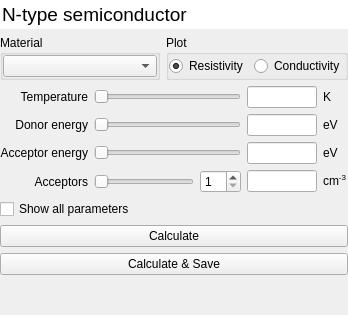
     <widget class="QFrame" name="n_type_frame">
      <layout class="QVBoxLayout" name="n_vertical_layout">
       <property name="leftMargin">
        <number>0</number>
       </property>
       <property name="topMargin">
        <number>0</number>
       </property>
       <property name="rightMargin">
        <number>0</number>
       </property>
       <property name="bottomMargin">
        <number>0</number>
       </property>
       <item>
        <widget class="QLineEdit" name="n_type_title">
         <property name="palette">
          <palette>
           <active>
            <colorrole role="WindowText">
             <brush brushstyle="SolidPattern">
              <color alpha="255">
               <red>0</red>
               <green>0</green>
               <blue>0</blue>
              </color>
             </brush>
            </colorrole>
            <colorrole role="Button">
             <brush brushstyle="SolidPattern">
              <color alpha="255">
               <red>212</red>
               <green>212</green>
               <blue>212</blue>
              </color>
             </brush>
            </colorrole>
            <colorrole role="Light">
             <brush brushstyle="SolidPattern">
              <color alpha="255">
               <red>255</red>
               <green>255</green>
               <blue>255</blue>
              </color>
             </brush>
            </colorrole>
            <colorrole role="Midlight">
             <brush brushstyle="SolidPattern">
              <color alpha="255">
               <red>233</red>
               <green>233</green>
               <blue>233</blue>
              </color>
             </brush>
            </colorrole>
            <colorrole role="Dark">
             <brush brushstyle="SolidPattern">
              <color alpha="255">
               <red>106</red>
               <green>106</green>
               <blue>106</blue>
              </color>
             </brush>
            </colorrole>
            <colorrole role="Mid">
             <brush brushstyle="SolidPattern">
              <color alpha="255">
               <red>141</red>
               <green>141</green>
               <blue>141</blue>
              </color>
             </brush>
            </colorrole>
            <colorrole role="Text">
             <brush brushstyle="SolidPattern">
              <color alpha="255">
               <red>0</red>
               <green>0</green>
               <blue>0</blue>
              </color>
             </brush>
            </colorrole>
            <colorrole role="BrightText">
             <brush brushstyle="SolidPattern">
              <color alpha="255">
               <red>255</red>
               <green>255</green>
               <blue>255</blue>
              </color>
             </brush>
            </colorrole>
            <colorrole role="ButtonText">
             <brush brushstyle="SolidPattern">
              <color alpha="255">
               <red>0</red>
               <green>0</green>
               <blue>0</blue>
              </color>
             </brush>
            </colorrole>
            <colorrole role="Base">
             <brush brushstyle="SolidPattern">
              <color alpha="255">
               <red>255</red>
               <green>255</green>
               <blue>255</blue>
              </color>
             </brush>
            </colorrole>
            <colorrole role="Window">
             <brush brushstyle="SolidPattern">
              <color alpha="255">
               <red>212</red>
               <green>212</green>
               <blue>212</blue>
              </color>
             </brush>
            </colorrole>
            <colorrole role="Shadow">
             <brush brushstyle="SolidPattern">
              <color alpha="255">
               <red>0</red>
               <green>0</green>
               <blue>0</blue>
              </color>
             </brush>
            </colorrole>
            <colorrole role="AlternateBase">
             <brush brushstyle="SolidPattern">
              <color alpha="255">
               <red>233</red>
               <green>233</green>
               <blue>233</blue>
              </color>
             </brush>
            </colorrole>
            <colorrole role="ToolTipBase">
             <brush brushstyle="SolidPattern">
              <color alpha="255">
               <red>255</red>
               <green>255</green>
               <blue>220</blue>
              </color>
             </brush>
            </colorrole>
            <colorrole role="ToolTipText">
             <brush brushstyle="SolidPattern">
              <color alpha="255">
               <red>0</red>
               <green>0</green>
               <blue>0</blue>
              </color>
             </brush>
            </colorrole>
            <colorrole role="PlaceholderText">
             <brush brushstyle="NoBrush">
              <color alpha="128">
               <red>0</red>
               <green>0</green>
               <blue>0</blue>
              </color>
             </brush>
            </colorrole>
           </active>
           <inactive>
            <colorrole role="WindowText">
             <brush brushstyle="SolidPattern">
              <color alpha="255">
               <red>0</red>
               <green>0</green>
               <blue>0</blue>
              </color>
             </brush>
            </colorrole>
            <colorrole role="Button">
             <brush brushstyle="SolidPattern">
              <color alpha="255">
               <red>212</red>
               <green>212</green>
               <blue>212</blue>
              </color>
             </brush>
            </colorrole>
            <colorrole role="Light">
             <brush brushstyle="SolidPattern">
              <color alpha="255">
               <red>255</red>
               <green>255</green>
               <blue>255</blue>
              </color>
             </brush>
            </colorrole>
            <colorrole role="Midlight">
             <brush brushstyle="SolidPattern">
              <color alpha="255">
               <red>233</red>
               <green>233</green>
               <blue>233</blue>
              </color>
             </brush>
            </colorrole>
            <colorrole role="Dark">
             <brush brushstyle="SolidPattern">
              <color alpha="255">
               <red>106</red>
               <green>106</green>
               <blue>106</blue>
              </color>
             </brush>
            </colorrole>
            <colorrole role="Mid">
             <brush brushstyle="SolidPattern">
              <color alpha="255">
               <red>141</red>
               <green>141</green>
               <blue>141</blue>
              </color>
             </brush>
            </colorrole>
            <colorrole role="Text">
             <brush brushstyle="SolidPattern">
              <color alpha="255">
               <red>0</red>
               <green>0</green>
               <blue>0</blue>
              </color>
             </brush>
            </colorrole>
            <colorrole role="BrightText">
             <brush brushstyle="SolidPattern">
              <color alpha="255">
               <red>255</red>
               <green>255</green>
               <blue>255</blue>
              </color>
             </brush>
            </colorrole>
            <colorrole role="ButtonText">
             <brush brushstyle="SolidPattern">
              <color alpha="255">
               <red>0</red>
               <green>0</green>
               <blue>0</blue>
              </color>
             </brush>
            </colorrole>
            <colorrole role="Base">
             <brush brushstyle="SolidPattern">
              <color alpha="255">
               <red>255</red>
               <green>255</green>
               <blue>255</blue>
              </color>
             </brush>
            </colorrole>
            <colorrole role="Window">
             <brush brushstyle="SolidPattern">
              <color alpha="255">
               <red>212</red>
               <green>212</green>
               <blue>212</blue>
              </color>
             </brush>
            </colorrole>
            <colorrole role="Shadow">
             <brush brushstyle="SolidPattern">
              <color alpha="255">
               <red>0</red>
               <green>0</green>
               <blue>0</blue>
              </color>
             </brush>
            </colorrole>
            <colorrole role="AlternateBase">
             <brush brushstyle="SolidPattern">
              <color alpha="255">
               <red>233</red>
               <green>233</green>
               <blue>233</blue>
              </color>
             </brush>
            </colorrole>
            <colorrole role="ToolTipBase">
             <brush brushstyle="SolidPattern">
              <color alpha="255">
               <red>255</red>
               <green>255</green>
               <blue>220</blue>
              </color>
             </brush>
            </colorrole>
            <colorrole role="ToolTipText">
             <brush brushstyle="SolidPattern">
              <color alpha="255">
               <red>0</red>
               <green>0</green>
               <blue>0</blue>
              </color>
             </brush>
            </colorrole>
            <colorrole role="PlaceholderText">
             <brush brushstyle="NoBrush">
              <color alpha="128">
               <red>0</red>
               <green>0</green>
               <blue>0</blue>
              </color>
             </brush>
            </colorrole>
           </inactive>
           <disabled>
            <colorrole role="WindowText">
             <brush brushstyle="SolidPattern">
              <color alpha="255">
               <red>106</red>
               <green>106</green>
               <blue>106</blue>
              </color>
             </brush>
            </colorrole>
            <colorrole role="Button">
             <brush brushstyle="SolidPattern">
              <color alpha="255">
               <red>212</red>
               <green>212</green>
               <blue>212</blue>
              </color>
             </brush>
            </colorrole>
            <colorrole role="Light">
             <brush brushstyle="SolidPattern">
              <color alpha="255">
               <red>255</red>
               <green>255</green>
               <blue>255</blue>
              </color>
             </brush>
            </colorrole>
            <colorrole role="Midlight">
             <brush brushstyle="SolidPattern">
              <color alpha="255">
               <red>233</red>
               <green>233</green>
               <blue>233</blue>
              </color>
             </brush>
            </colorrole>
            <colorrole role="Dark">
             <brush brushstyle="SolidPattern">
              <color alpha="255">
               <red>106</red>
               <green>106</green>
               <blue>106</blue>
              </color>
             </brush>
            </colorrole>
            <colorrole role="Mid">
             <brush brushstyle="SolidPattern">
              <color alpha="255">
               <red>141</red>
               <green>141</green>
               <blue>141</blue>
              </color>
             </brush>
            </colorrole>
            <colorrole role="Text">
             <brush brushstyle="SolidPattern">
              <color alpha="255">
               <red>106</red>
               <green>106</green>
               <blue>106</blue>
              </color>
             </brush>
            </colorrole>
            <colorrole role="BrightText">
             <brush brushstyle="SolidPattern">
              <color alpha="255">
               <red>255</red>
               <green>255</green>
               <blue>255</blue>
              </color>
             </brush>
            </colorrole>
            <colorrole role="ButtonText">
             <brush brushstyle="SolidPattern">
              <color alpha="255">
               <red>106</red>
               <green>106</green>
               <blue>106</blue>
              </color>
             </brush>
            </colorrole>
            <colorrole role="Base">
             <brush brushstyle="SolidPattern">
              <color alpha="255">
               <red>212</red>
               <green>212</green>
               <blue>212</blue>
              </color>
             </brush>
            </colorrole>
            <colorrole role="Window">
             <brush brushstyle="SolidPattern">
              <color alpha="255">
               <red>212</red>
               <green>212</green>
               <blue>212</blue>
              </color>
             </brush>
            </colorrole>
            <colorrole role="Shadow">
             <brush brushstyle="SolidPattern">
              <color alpha="255">
               <red>0</red>
               <green>0</green>
               <blue>0</blue>
              </color>
             </brush>
            </colorrole>
            <colorrole role="AlternateBase">
             <brush brushstyle="SolidPattern">
              <color alpha="255">
               <red>212</red>
               <green>212</green>
               <blue>212</blue>
              </color>
             </brush>
            </colorrole>
            <colorrole role="ToolTipBase">
             <brush brushstyle="SolidPattern">
              <color alpha="255">
               <red>255</red>
               <green>255</green>
               <blue>220</blue>
              </color>
             </brush>
            </colorrole>
            <colorrole role="ToolTipText">
             <brush brushstyle="SolidPattern">
              <color alpha="255">
               <red>0</red>
               <green>0</green>
               <blue>0</blue>
              </color>
             </brush>
            </colorrole>
            <colorrole role="PlaceholderText">
             <brush brushstyle="NoBrush">
              <color alpha="128">
               <red>0</red>
               <green>0</green>
               <blue>0</blue>
              </color>
             </brush>
            </colorrole>
           </disabled>
          </palette>
         </property>
         <property name="font">
          <font>
           <pointsize>14</pointsize>
           <weight>50</weight>
           <bold>false</bold>
           <underline>false</underline>
          </font>
         </property>
         <property name="text">
          <string>N-type semiconductor</string>
         </property>
         <property name="frame">
          <bool>false</bool>
         </property>
         <property name="readOnly">
          <bool>true</bool>
         </property>
        </widget>
       </item>
       <item>
        <layout class="QHBoxLayout" name="n_mat_and_type_layout">
         <item>
          <widget class="QGroupBox" name="n_material_box">
           <property name="title">
            <string>Material</string>
           </property>
           <layout class="QHBoxLayout" name="horizontalLayout_6">
            <property name="leftMargin">
             <number>0</number>
            </property>
            <property name="topMargin">
             <number>0</number>
            </property>
            <property name="rightMargin">
             <number>0</number>
            </property>
            <property name="bottomMargin">
             <number>0</number>
            </property>
            <item>
             <widget class="QComboBox" name="n_material_combobox"/>
            </item>
           </layout>
          </widget>
         </item>
         <item>
          <widget class="QGroupBox" name="n_plot_type_box">
           <property name="title">
            <string>Plot</string>
           </property>
           <property name="flat">
            <bool>true</bool>
           </property>
           <layout class="QHBoxLayout" name="horizontalLayout_7">
            <property name="leftMargin">
             <number>0</number>
            </property>
            <property name="topMargin">
             <number>0</number>
            </property>
            <property name="rightMargin">
             <number>0</number>
            </property>
            <property name="bottomMargin">
             <number>0</number>
            </property>
            <item>
             <widget class="QRadioButton" name="n_resistivity_radio_button">
              <property name="enabled">
               <bool>true</bool>
              </property>
              <property name="autoFillBackground">
               <bool>false</bool>
              </property>
              <property name="text">
               <string>Resistivity</string>
              </property>
              <property name="checked">
               <bool>true</bool>
              </property>
             </widget>
            </item>
            <item>
             <widget class="QRadioButton" name="n_conductivity_radio_button">
              <property name="text">
               <string>Conductivity</string>
              </property>
             </widget>
            </item>
           </layout>
          </widget>
         </item>
        </layout>
       </item>
       <item>
        <layout class="QGridLayout" name="n_input_grid_layout" columnstretch="0,1,0,0,0" columnminimumwidth="0,0,0,0,0">
         <item row="4" column="4">
          <widget class="QLabel" name="n_acceptor_concentration_unit_label">
           <property name="text">
            <string>cm&lt;sup&gt;-3&lt;/sup&gt;</string>
           </property>
          </widget>
         </item>
         <item row="2" column="3">
          <widget class="ValidatedLineEdit" name="n_donor_energy_line_edit">
           <property name="minimumSize">
            <size>
             <width>70</width>
             <height>0</height>
            </size>
           </property>
           <property name="maximumSize">
            <size>
             <width>70</width>
             <height>16777215</height>
            </size>
           </property>
          </widget>
         </item>
         <item row="4" column="0">
          <widget class="QLabel" name="n_acceptor_concentration_label">
           <property name="text">
            <string>Acceptors</string>
           </property>
           <property name="alignment">
            <set>Qt::AlignRight|Qt::AlignTrailing|Qt::AlignVCenter</set>
           </property>
          </widget>
         </item>
         <item row="1" column="3">
          <widget class="ValidatedLineEdit" name="n_temperature_line_edit">
           <property name="minimumSize">
            <size>
             <width>70</width>
             <height>0</height>
            </size>
           </property>
           <property name="maximumSize">
            <size>
             <width>70</width>
             <height>16777215</height>
            </size>
           </property>
          </widget>
         </item>
         <item row="1" column="4">
          <widget class="QLabel" name="n_temperature_unit_label">
           <property name="text">
            <string>K</string>
           </property>
          </widget>
         </item>
         <item row="1" column="0">
          <widget class="QLabel" name="n_temperature_label">
           <property name="text">
            <string>Temperature</string>
           </property>
           <property name="alignment">
            <set>Qt::AlignRight|Qt::AlignTrailing|Qt::AlignVCenter</set>
           </property>
          </widget>
         </item>
         <item row="3" column="0">
          <widget class="QLabel" name="n_acceptor_energy_label">
           <property name="text">
            <string>Acceptor energy</string>
           </property>
           <property name="alignment">
            <set>Qt::AlignRight|Qt::AlignTrailing|Qt::AlignVCenter</set>
           </property>
          </widget>
         </item>
         <item row="2" column="4">
          <widget class="QLabel" name="n_donor_energy_unit_label">
           <property name="text">
            <string>eV </string>
           </property>
          </widget>
         </item>
         <item row="4" column="3">
          <widget class="ValidatedLineEdit" name="n_acceptor_concentration_line_edit">
           <property name="minimumSize">
            <size>
             <width>70</width>
             <height>0</height>
            </size>
           </property>
           <property name="maximumSize">
            <size>
             <width>70</width>
             <height>16777215</height>
            </size>
           </property>
          </widget>
         </item>
         <item row="2" column="0">
          <widget class="QLabel" name="n_donor_energy_label">
           <property name="text">
            <string>Donor energy</string>
           </property>
           <property name="alignment">
            <set>Qt::AlignRight|Qt::AlignTrailing|Qt::AlignVCenter</set>
           </property>
          </widget>
         </item>
         <item row="3" column="3">
          <widget class="ValidatedLineEdit" name="n_acceptor_energy_line_edit">
           <property name="minimumSize">
            <size>
             <width>70</width>
             <height>0</height>
            </size>
           </property>
           <property name="maximumSize">
            <size>
             <width>70</width>
             <height>16777215</height>
            </size>
           </property>
          </widget>
         </item>
         <item row="4" column="2">
          <widget class="QSpinBox" name="n_acceptor_concentration_spinbox">
           <property name="minimum">
            <number>1</number>
           </property>
           <property name="maximum">
            <number>12</number>
           </property>
          </widget>
         </item>
         <item row="4" column="1">
          <widget class="QSlider" name="n_acceptor_concentration_slider">
           <property name="minimumSize">
            <size>
             <width>100</width>
             <height>0</height>
            </size>
           </property>
           <property name="orientation">
            <enum>Qt::Horizontal</enum>
           </property>
          </widget>
         </item>
         <item row="3" column="4">
          <widget class="QLabel" name="n_acceptor_energy_unit_label">
           <property name="text">
            <string>eV</string>
           </property>
          </widget>
         </item>
         <item row="1" column="1" colspan="2">
          <widget class="QSlider" name="n_temperature_slider">
           <property name="minimumSize">
            <size>
             <width>100</width>
             <height>0</height>
            </size>
           </property>
           <property name="orientation">
            <enum>Qt::Horizontal</enum>
           </property>
          </widget>
         </item>
         <item row="2" column="1" colspan="2">
          <widget class="QSlider" name="n_donor_energy_slider">
           <property name="minimumSize">
            <size>
             <width>100</width>
             <height>0</height>
            </size>
           </property>
           <property name="orientation">
            <enum>Qt::Horizontal</enum>
           </property>
          </widget>
         </item>
         <item row="3" column="1" colspan="2">
          <widget class="QSlider" name="n_acceptor_energy_slider">
           <property name="minimumSize">
            <size>
             <width>100</width>
             <height>0</height>
            </size>
           </property>
           <property name="orientation">
            <enum>Qt::Horizontal</enum>
           </property>
          </widget>
         </item>
        </layout>
       </item>
       <item>
        <widget class="QCheckBox" name="n_show_all">
         <property name="text">
          <string>Show all parameters</string>
         </property>
        </widget>
       </item>
       <item>
        <widget class="QPushButton" name="n_calculate_button">
         <property name="text">
          <string>Calculate</string>
         </property>
        </widget>
       </item>
       <item>
        <widget class="QPushButton" name="n_calculate_and_save_button">
         <property name="text">
          <string>Calculate &amp;&amp; Save</string>
         </property>
        </widget>
       </item>
       <item>
        <spacer name="n_vertical_spacer">
         <property name="orientation">
          <enum>Qt::Vertical</enum>
         </property>
         <property name="sizeHint" stdset="0">
          <size>
           <width>20</width>
           <height>40</height>
          </size>
         </property>
        </spacer>
       </item>
      </layout>
     </widget>
